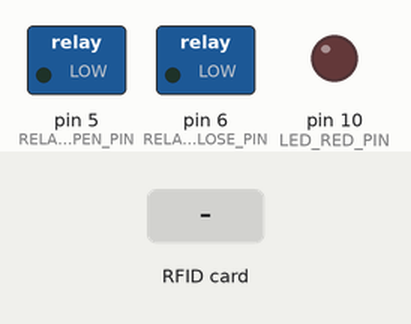
Recording of a sketch running on a simulated Arduino Uno, built for the host (arithmetic inside an expression is 32-bit, double 64-bit). Shown: switched loads named in the sketch (green lamp = pin HIGH), output pins drawn as LEDs (lit = HIGH). The test bench sets the inputs (shaded band). What the sketch prints to the serial monitor is not drawn.

Above: at 1.2 s.
1.3 s: RFID card DE AD BE EF held to the reader
At 2.3 s:
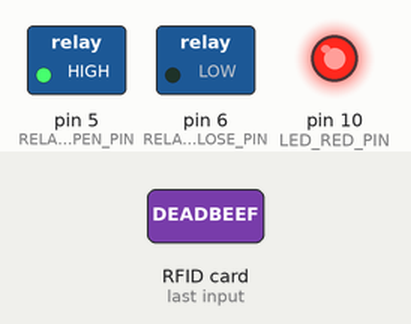
At 7.1 s:
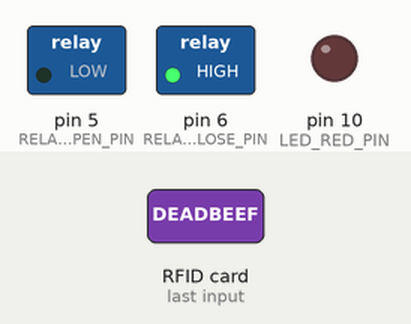
7.3 s: RFID card 5E 7A 19 C4 held to the reader
Timing chart, 0 to 10.3 s (numbered marks = the images above; inputs shaded):
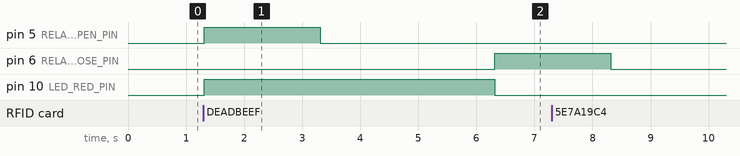

Measured:
- after the input at 1.3 s, pin 5 (RELAY_OPEN_PIN): LOW → HIGH at once, → LOW 2.0 s later; pin 6 (RELAY_CLOSE_PIN): LOW → HIGH after 5.0 s; pin 10 (LED_RED_PIN): LOW → HIGH at once, → LOW 5.0 s later

The sketch:

rfid_door.ino
```cpp
#include <SPI.h>
#include <MFRC522.h>

#define SS_PIN          4
#define SPI_SCK         3
#define SPI_MOSI        2
#define SPI_MISO        1
#define RST_PIN         0

#define RELAY_OPEN_PIN  5
#define RELAY_CLOSE_PIN 6
#define LED_RED_PIN     10

MFRC522 mfrc522(SS_PIN, RST_PIN);
byte bossUID[] = {0xDE, 0xAD, 0xBE, 0xEF};
bool isDoorOpen = false;

void setup() {
  Serial.begin(115200);

  SPI.begin(SPI_SCK, SPI_MISO, SPI_MOSI, SS_PIN);
  mfrc522.PCD_Init();

  pinMode(RELAY_OPEN_PIN, OUTPUT);
  pinMode(RELAY_CLOSE_PIN, OUTPUT);
  pinMode(LED_RED_PIN, OUTPUT);

  // Trạng thái ban đầu: Cửa đóng hoàn toàn, Đèn đỏ tắt
  digitalWrite(RELAY_OPEN_PIN, LOW);
  digitalWrite(RELAY_CLOSE_PIN, LOW);
  digitalWrite(LED_RED_PIN, LOW);

  Serial.println("Hệ thống cửa tự động của Ông Chủ đã sẵn sàng hoạt động!");
}

void loop() {
  // Kiểm tra xem có thẻ quét qua đầu đọc không
  if (!mfrc522.PICC_IsNewCardPresent() || !mfrc522.PICC_ReadCardSerial()) {
    return;
  }

  bool isBoss = true;
  for (byte i = 0; i < mfrc522.uid.size; i++) {
    if (mfrc522.uid.uidByte[i] != bossUID[i]) {
      isBoss = false;
      break;
    }
  }

  if (isBoss) {
    Serial.println("Xác nhận danh tính: Đúng là Ông Chủ!");

    if (!isDoorOpen) {
      //Bước vào
      Serial.println("Ông chủ vào phòng: Mở cửa và sáng đèn đỏ.");
      digitalWrite(LED_RED_PIN, HIGH);

      digitalWrite(RELAY_OPEN_PIN, HIGH);
      delay(2000);
      digitalWrite(RELAY_OPEN_PIN, LOW);

      isDoorOpen = true;
      delay(3000);

      Serial.println("Ông chủ đã vào xong: Tự động tắt đèn đỏ và đóng cửa lại.");
      digitalWrite(LED_RED_PIN, LOW);

      digitalWrite(RELAY_CLOSE_PIN, HIGH);
      delay(2000);
         digitalWrite(RELAY_CLOSE_PIN, LOW);

      isDoorOpen = false;

    } else {
      //Ra ngoài
      Serial.println("Ông chủ ra ngoài: Mở cửa và sáng đèn đỏ.");
      digitalWrite(LED_RED_PIN, HIGH);

      digitalWrite(RELAY_OPEN_PIN, HIGH);
      delay(2000);
      digitalWrite(RELAY_OPEN_PIN, LOW);

      Serial.println("Chờ đúng 5 giây để ông chủ đi ra xa...");
      delay(5000);

      Serial.println("Hết 5 giây: Tắt đèn đỏ và đóng cửa lại.");
      digitalWrite(LED_RED_PIN, LOW);

      digitalWrite(RELAY_CLOSE_PIN, HIGH);
      delay(2000);
      digitalWrite(RELAY_CLOSE_PIN, LOW);

      isDoorOpen = false;
    }
  } else {
    Serial.println("Cảnh báo: Thẻ lạ! Không cho phép mở cửa.");
  }

  mfrc522.PICC_HaltA();
}
```
